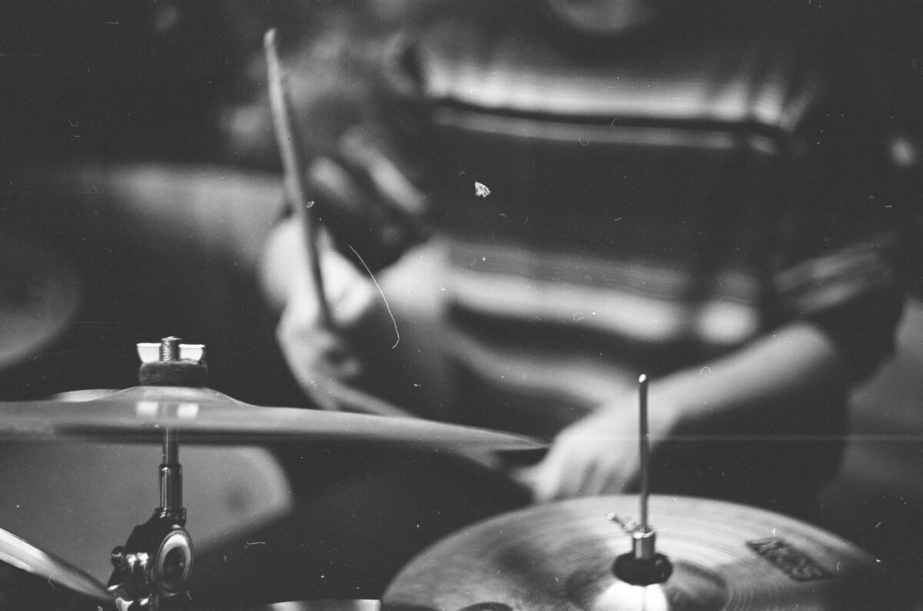
#> input picture Resources/drum.jpg, 3689 x 2442 px, found by its file name (shown at 1/4 size)
$ python script.py
#> lines starting #> are read from the running program, lines starting #| are printed output that depends on the picture
import cv2
import glob

# Reading image file.
img = cv2.imread("resources/drum.jpg",0)
#> img is the input picture: shape (2442, 3689); min 19, max 255, mean 89.1

print(img.shape)
#| (2442, 3689)

resized_image = cv2.resize(img, (int(img.shape[1]/3),int(img.shape[0]/3)))
cv2.imshow("drums",resized_image)
cv2.imwrite("drums_resized.jpg", resized_image)
cv2.waitKey(0)
cv2.destroyAllWindows()


def ImgResize(images):
    for image in images:
        img = cv2.imread(image,1)
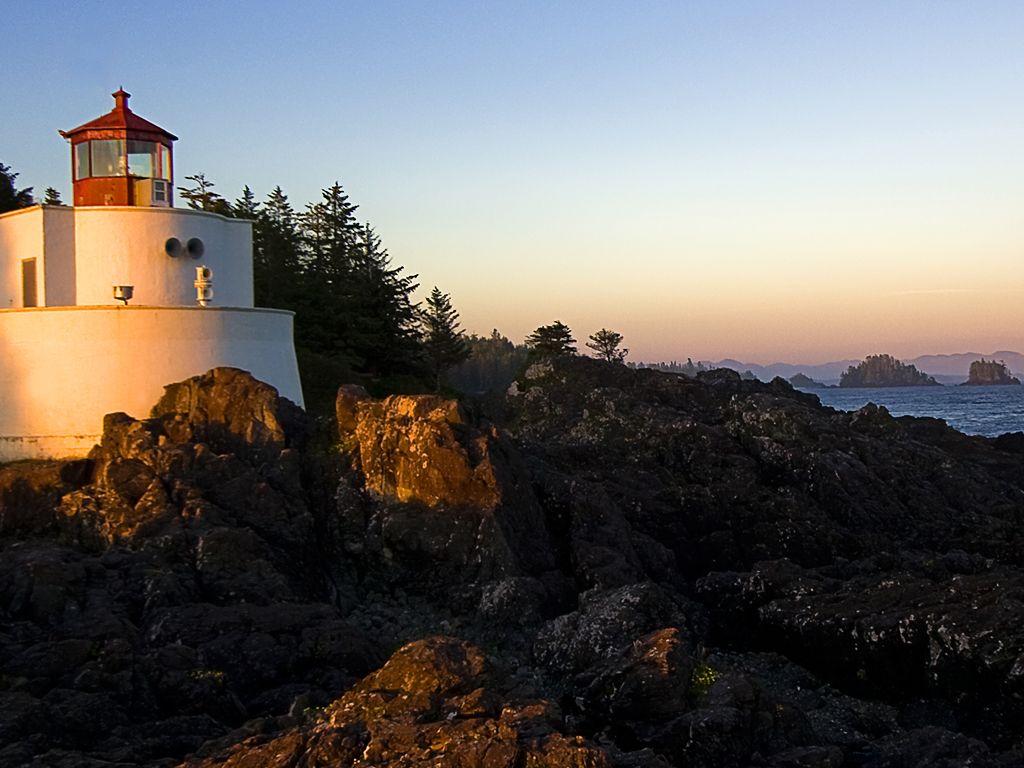
#> input picture Resources/Lighthouse.jpg, 1024 x 768 px
#> img is the input picture: shape (768, 1024, 3); mean B, G, R 98.4, 100.9, 104.2
        resized_image = cv2.resize(img, (400,400))
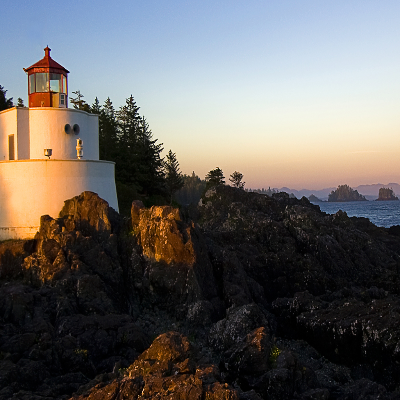
#> resized_image: shape (400, 400, 3); mean B, G, R 98.3, 100.8, 104.1
        cv2.imshow("hello", resized_image)
        cv2.waitKey(200)
        cv2.destroyAllWindows()
        cv2.imwrite("resources/resized/resized_" + image[10:] , resized_image)
        print(image[10:])
#> pass 2 of the loop in ImgResize, `for image in images:`:
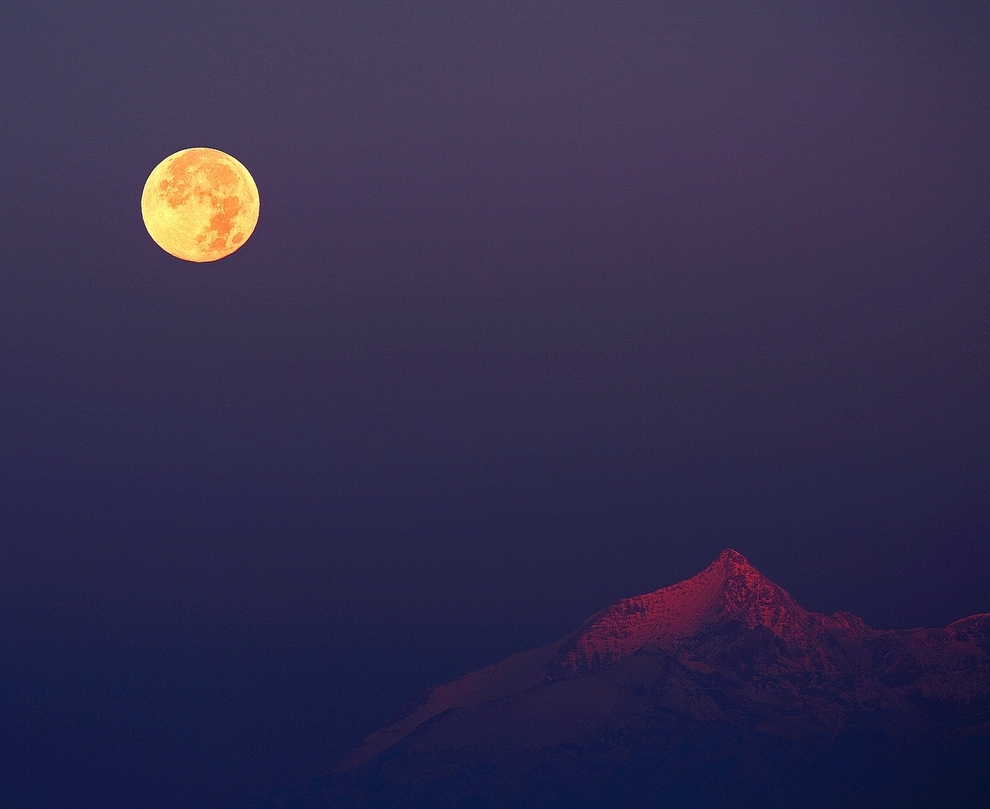
#> input picture Resources/Moon sinking, sun rising.jpg, 990 x 809 px
#> in ImgResize, img is the input picture: shape (809, 990, 3); mean B, G, R 77.6, 45.5, 51.7
#> in ImgResize, `resized_image = cv2.resize(img, (400,400))`:
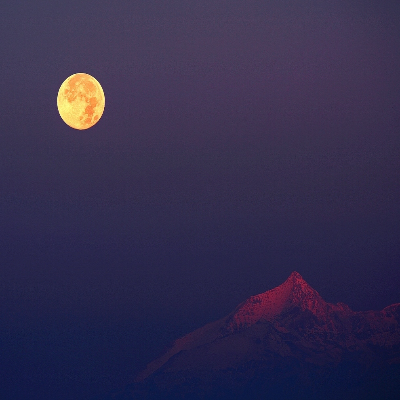
#> resized_image: shape (400, 400, 3); mean B, G, R 77.5, 45.4, 51.5

images = glob.glob("resources/*.jpg")

ImgResize(images)
